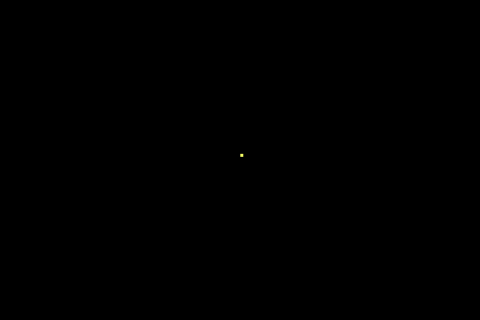
Frame 1 (no input)
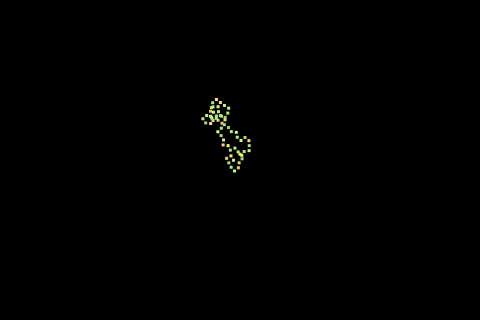
Frame 60 (no input)
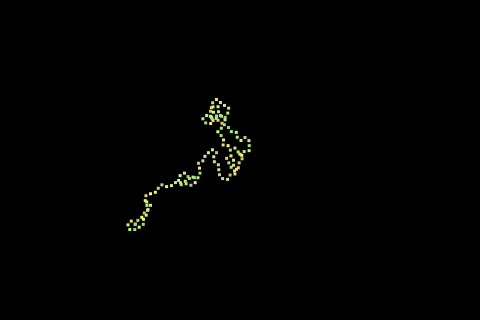
Frame 120 (the mouse pressed at the canvas centre since frame 60)

The p5.js sketch that drew these frames (run headless with seeded random() and noise() and a simulated clock; from frame 60 on, the mouse is pressed at the canvas centre):

// p5.js sketch
// ── sketch.js
console.log("Hello p5.js!!");

const DEG_TO_RAD  = Math.PI / 180;

let x, y;
let radian, radius, size;

// 初期化
function setup(){
	console.log("setup");
	createCanvas(480, 320);
	frameRate(32);
	background(0);

	fill(255, 255, 255);
	noStroke();

	rectMode(CENTER);

	// x, y
	x = width / 2;
	y = height / 2;
	radian = 0.0;
	radius = 5.0;
	size   = 3.0;
}

// 連続処理
function draw(){
	console.log("draw");
	//background(33, 33, 33);

	// Random
	var r = Math.floor(Math.random() * 100) + 155;
	var g = Math.floor(Math.random() * 55) + 200;
	var b = Math.floor(Math.random() * 55) + 100;
	fill(r, g, b);

	// Walk
	let rdm = Math.floor(Math.random() * 180) - 90;
	radian += DEG_TO_RAD * rdm;
	x = x + radius * Math.cos(radian);
	y = y + radius * Math.sin(radian);
	if(x < 0 || width < x || y < 0 || height < y){
		x = width / 2;
		y = height / 2;
	}
	rect(x, y, size, size);
}
